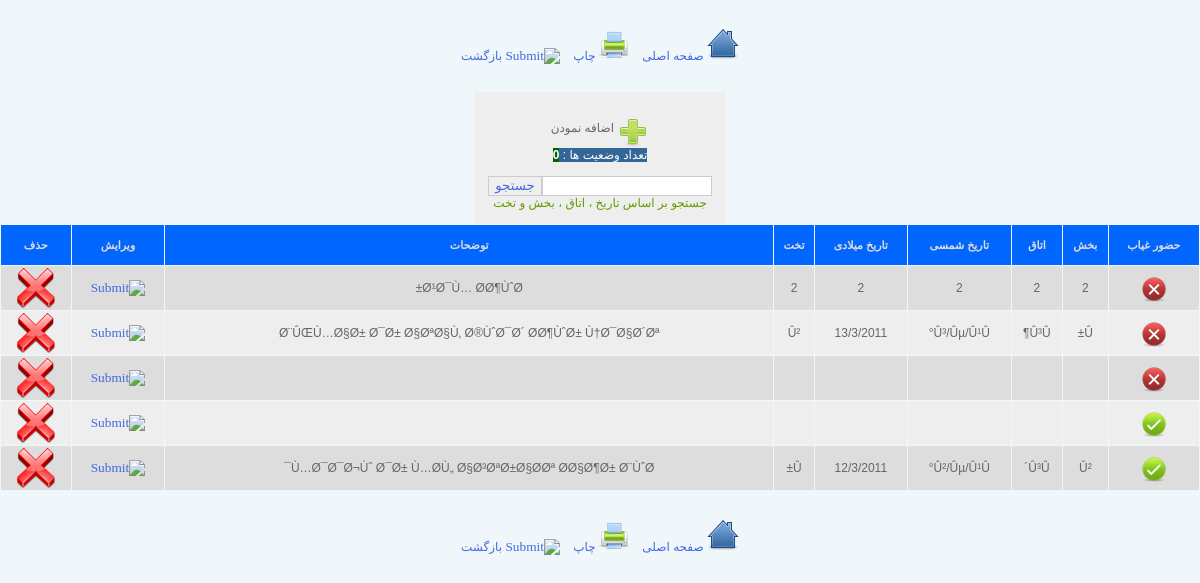
/admin/searchPatientCurrentStatus.php (signed in), run on the app's committed database.
### tables this page shows
CREATE TABLE IF NOT EXISTS `patientcurrentstatus` (
  `patientCurrentStatusId` int(20) NOT NULL,
  `patientId` int(20) NOT NULL,
  `presentOrAbsent` varchar(200) NOT NULL,
  `ward` varchar(200) NOT NULL,
  `room` varchar(200) NOT NULL,
  `bed` varchar(200) NOT NULL,
  `dateEN` varchar(200) NOT NULL,
  `dateFA` varchar(200) NOT NULL,
  `comments` varchar(1500) NOT NULL,
  PRIMARY KEY (`patientCurrentStatusId`)
);

### class/connection.php (called while the page is built, shortened)
<?php
class connection{
	var $link;
	function getdbSettings() {
		$dbSettings['hostName']=$hostName;
		$dbSettings['dbName']=$dbName;
		$dbSettings['dbUser']=$dbUser;
		$dbSettings['dbPass']=$dbPass;
		return $dbSettings;
	}
	function dbConnect() {
		$dbSettings=$this->getdbSettings();
		$hostName=$dbSettings['hostName'];
		$dbName=$dbSettings['dbName'];
		$dbUser=$dbSettings['dbUser'];
		$dbPass=$dbSettings['dbPass'];
		$dbConnectResult=mysql_connect($hostName, $dbUser, $dbPass);
		$this->link=$dbConnectResult;
        if (mysql_select_db($dbName,$dbConnectResult)){
		   return $dbConnectResult;}
		else{
			 $this->closeConnection();
		     return false;}
	}
	function queryRun($query){
		$con3=$this->link;
		$result3=mysql_query($query,$con3);
        if($result3){
			return $result3;}
	    else{
			$this->closeConnection();
			return false;}
	}
}
?>

### admin/searchPatientCurrentStatus.php (the view, shortened to what this page needs)
<!DOCTYPE html PUBLIC "-//W3C//DTD XHTML 1.0 Transitional//EN" "http://www.w3.org/TR/xhtml1/DTD/xhtml1-transitional.dtd">
<html xmlns="http://www.w3.org/1999/xhtml">
<head>
<link rel="stylesheet" type="text/css" href="../themes/default/css/index.css"/>
</head>
<body>
<?php
include("header.php");
$patientId=$_POST['patientId'];
require('../class/connection.php');
$connector=new connection();
$query="SELECT * FROM PatientCurrentStatus WHERE patientId='$patientId'";
$result=$connector->queryRun($query);
$num_rows = mysql_num_rows($result);
$numberOfPatientCurrentStatus=$num_rows;
?>
<table width="250" border="0" cellspacing="0" cellpadding="0" dir="rtl" align="center" bgcolor="#EEEEEE">
  <tr height="10px"><td></td></tr>
  <tr>
    <td align="center"><br /><form method="post" action="addPatientCurrentStatus.php">
<input type="image" src="../themes/default/images/addIcon.png" align="middle" style="border:none" /> اضافه نمودن</td>
  </tr>
  <tr>
    <td align="center"><span style="background:#336699; color:#FFFFFF">تعداد وضعیت ها : </span><?php echo '<span style="background:#006600; color:#FFFFFF; font-weight:bold">'.$numberOfPatientCurrentStatus.'</span>'; ?></td>
  </tr>
  <tr><td><form method="post" action="searchPatientCurrentStatus.php">
<table align="center" border="0" cellpadding="0" cellspacing="0">
<tr><td align="center">
<br />
<input type="text" name="search" /><input type="submit" value="جستجو" />
<br />
<span style="color:#690">جستجو بر اساس تاریخ ، اتاق ، بخش و تخت</span>
<br /><br />
</td></tr>
</table>
</form>
</td></tr>
</table>
<table border="0" cellpadding="2" cellspacing="1" width="100%" dir="rtl" align="center">
<tr align="center" height="40px" bgcolor="#0066FF" style="color:#DDDDDD; font-size:11px">
    <th>حضور غیاب</th>
    <th>بخش</th>
    <th>اتاق</th>
    <th>تاریخ شمسی</th>
    <th>تاریخ میلادی</th>
    <th>تخت</th>
    <th>توضحات</th>
    <th>ویرایش</th>
    <th>حذف</th>
</tr>
<?php
$connector=new connection();
$search=$_POST['search'];
if($_POST['patientId']!=''){
$query = "(SELECT * FROM PatientCurrentStatus WHERE patientId='$patientId' AND ward LIKE '%$search%' OR patientId='$patientId' AND room LIKE '%$search%' OR patientId='$patientId' AND bed LIKE '%$search%' OR patientId='$patientId' AND dateEN LIKE '%$search%' OR patientId='$patientId' AND dateFA LIKE '%$search%')";
}else{
$query = "(SELECT * FROM PatientCurrentStatus WHERE ward LIKE '%$search%' OR room LIKE '%$search%' OR bed LIKE '%$search%' OR dateEN LIKE '%$search%' OR dateFA LIKE '%$search%')";
}
$result=$connector->queryRun($query);
$counter=0;
while($row = mysql_fetch_array($result))
  {
	if($counter%2==0) $bgCondition='#DDDDDD'; else $bgCondition='#EEEEEE';
	$counter++;
	if($row['presentOrAbsent']==1) $presentOrAbsent='<img src="../themes/default/images/presentIcon.png" width="32px" height="32px" />'; else if($row['presentOrAbsent']==0) $presentOrAbsent='<img src="../themes/default/images/absentIcon.png" width="32px" height="32px" />';
	echo '<tr bgcolor="'.$bgCondition.'">' ;
	echo '<td align=center>'.$presentOrAbsent.'</td>';
	echo '<td align=center>'.$row['ward'].'</td>';
	echo '<td align=center>'.$row['room'].'</td>';
	echo '<td align=center>'.$row['dateFA'].'</td>';
	echo '<td align=center>'.$row['dateEN'].'</td>';
	echo '<td align=center>'.$row['bed'].'</td>';
	echo '<td align=center>'.$row['comments'].'</td>';
	echo '<td align=center><form method="post" action="editPatientCurrentStatus.php"><input type="hidden" name="patientCurrentStatusId" id="patientCurrentStatusId" value="'.$row['patientCurrentStatusId'].'" /><input type="image" src="../themes/default/images/editIcon.png" style="border:hidden" /></td></form>';
	echo '<td align=center><input type="hidden" name="patientCurrentStatusId" id="patientCurrentStatusId" value="'.$row['patientCurrentStatusId '].'" /><input type="image" src="../themes/default/images/removeIcon.png" onclick="showDeleteDiv(\''.$row['patientCurrentStatusId '].'\')" style="border:hidden" /></td>';
	echo '</tr>';
  }
?>
</table>
<?php
include("header.php");
?>
<div id="outerDeleteDiv">
</div>
</body>
</html>

### admin/header.php (shortened to what this page needs)
<!DOCTYPE html PUBLIC "-//W3C//DTD XHTML 1.0 Transitional//EN" "http://www.w3.org/TR/xhtml1/DTD/xhtml1-transitional.dtd">
<html xmlns="http://www.w3.org/1999/xhtml">
<head>
<link rel="stylesheet" type="text/css" href="themes/default/css/index.css"/>
</head>
<body>
<br /><br />
<div align="center" dir="rtl">
<a href="adminIndex.php"><img src="../themes/default/images/homeIcon.png" width="32" height="32" border="0" /> صفحه اصلی </a>&nbsp;&nbsp;&nbsp;<a href="#" onclick="window.print()"><img src="../themes/default/images/print.png" width="30" height="30" /> چاپ </a>&nbsp;&nbsp;&nbsp;<input type="image" src="../themes/default/images/backIcon.png" onClick="javascript: history.go(-1)" style="border:none"><a href="#" onClick="javascript: history.go(-1)"> بازگشت</a></div>
<br /><br />
</body>
</html>

### themes/default/css/index.css (style rules this page uses)
body { font-family:Tahoma, Geneva, sans-serif; font-size:12px; color:#666; background:#F0F7FB; margin:0px; }
a { text-decoration:none; }
a:link { color:royalblue }
#outerDeleteDiv { position: fixed; top: 50%; left: 0px; width: 100%; height: 1px; }
input { direction:rtl; font-family:tahoma; border:#CCCCCC thin solid; color:royalblue; }
img { border:0; }

### data on the page
patientcurrentstatus: ward "2", room "2", dateFA "2", dateEN "2", bed "2", comments "Ø¹Ø¯Ù… Ø­Ø¶ÙˆØ±"
patientcurrentstatus: ward "Û±", room "Û³Û¶", dateFA "Û³/Ûµ/Û¹Û°", dateEN "13/3/2011", bed "Û²", comments "Ø¨ÛŒÙ…Ø§Ø± Ø¯Ø± Ø§ØªØ§Ù‚ Ø®ÙˆØ¯Ø´ Ø­Ø¶ÙˆØ± Ù†Ø¯Ø§Ø´Øª"
patientcurrentstatus: ward "Û²", room "Û³Û´", dateFA "Û²/Ûµ/Û¹Û°", dateEN "12/3/2011", bed "Û±", comments "Ù…Ø¯Ø¯Ø¬Ùˆ Ø¯Ø± Ù…Ø­Ù„ Ø§Ø³ØªØ±Ø§Ø­Øª Ø­Ø§Ø¶Ø± Ø¨ÙˆØ¯"

### other printed values
$numberOfPatientCurrentStatus "0"
